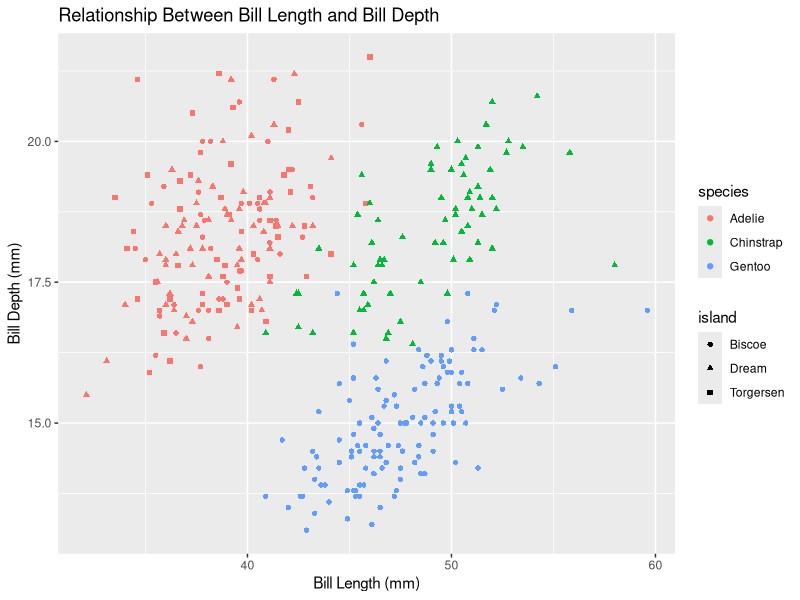
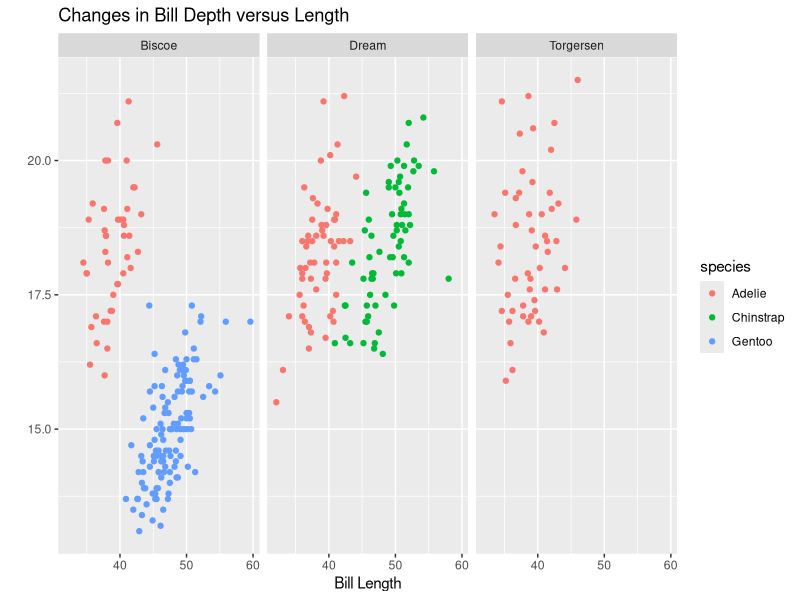
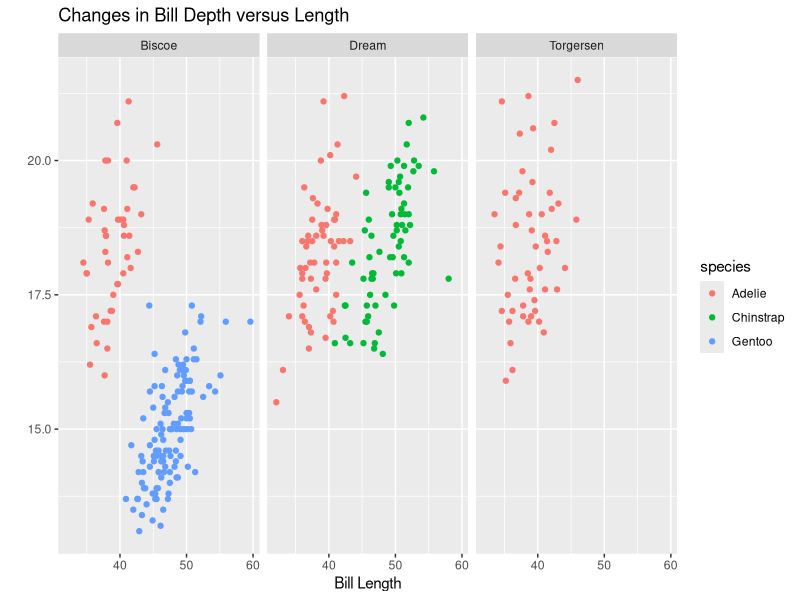
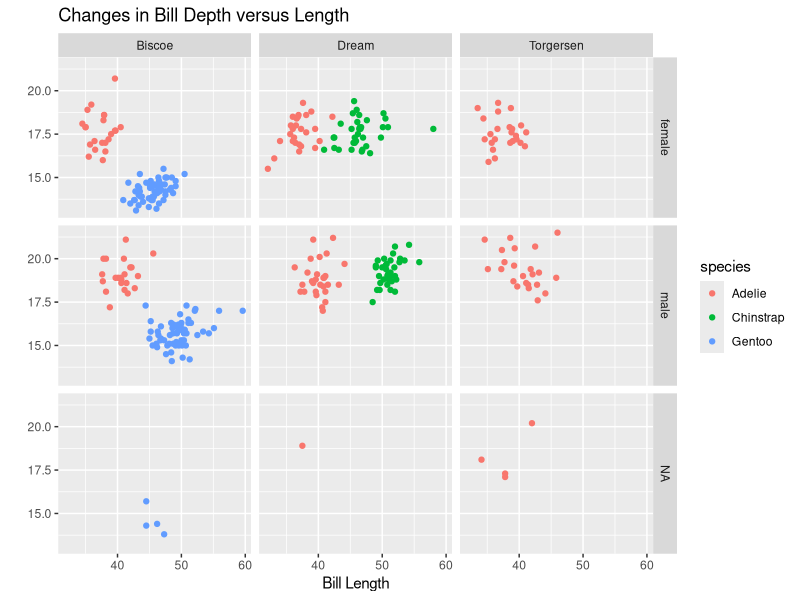
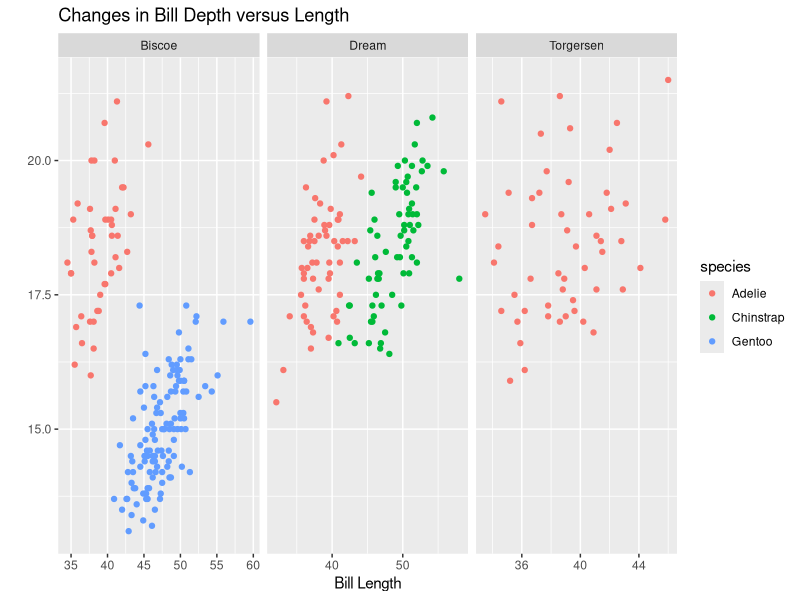
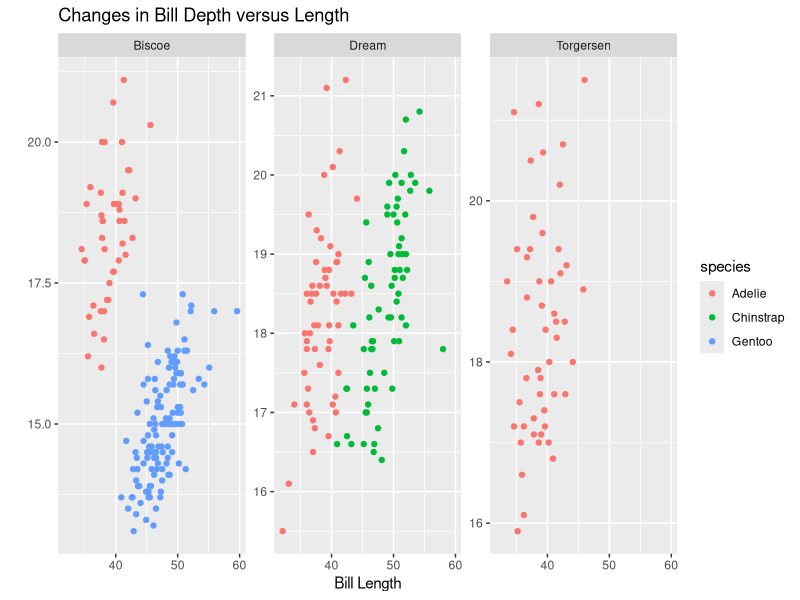
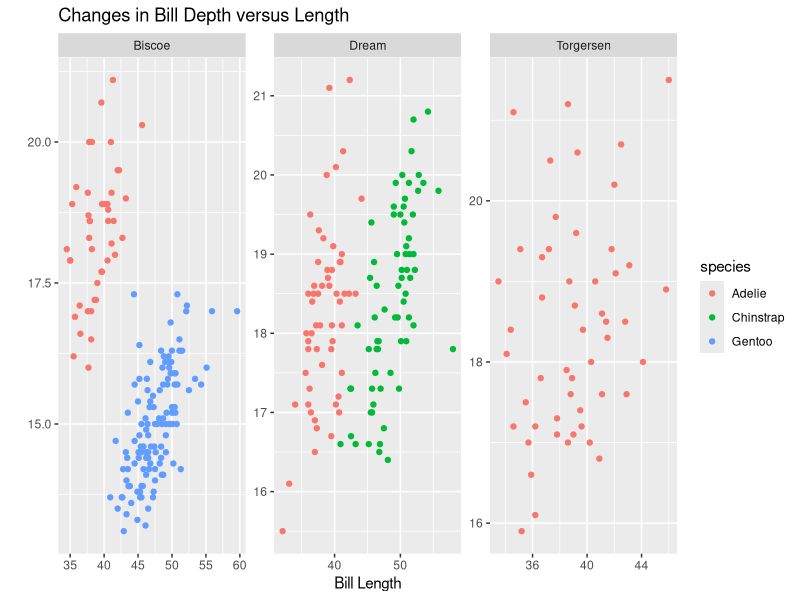

Write R code to recreate these figures, in order. (Note: this script raises an error after producing the figures.)
## ---- chunk 1
#| include: false
#| message: false
#| label: setup

library(tidyverse)
library(palmerpenguins)
## ---- chunk 2
#| code-fold: true
#| echo: true
#| fig-height: 4
#| fig-align: center
#| label: student-code-step-8-shapes

ggplot(data = penguins) +
    geom_point(mapping = aes(x = bill_length_mm, y = bill_depth_mm, color = species, shape = island )) + 
    labs(title = "Relationship Between Bill Length and Bill Depth", x = "Bill Length (mm)" , y = "Bill Depth (mm)",)
## ---- chunk 3
#| code-fold: true
#| echo: true
#| fig-height: 4
#| fig-align: center
#| label: student-code-step-8-facets

ggplot(data = penguins,
       mapping = aes(x = bill_length_mm, 
                     y = bill_depth_mm, 
                     color = species)) +
  geom_point() + 
  facet_wrap(~island) +
  labs(x = "Bill Length",
       y = "", 
       title = "Changes in Bill Depth versus Length")
## ---- chunk 4
#| echo: true
#| fig-height: 3
#| fig-width: 12
#| code-line-numbers: "6"
#| code-fold: true

ggplot(data = penguins,
       mapping = aes(x = bill_length_mm, 
                     y = bill_depth_mm, 
                     color = species)) +
  geom_point() + 
  facet_wrap(~island) +
  labs(x = "Bill Length",
       y = "", 
       title = "Changes in Bill Depth versus Length")
## ---- chunk 5
#| fig-height: 3.5
#| fig-width: 8
#| code-line-numbers: "6"
#| echo: true
#| code-fold: true

ggplot(data = penguins,
       mapping = aes(x = bill_length_mm, 
                     y = bill_depth_mm, 
                     color = species)) +
  geom_point() + 
  facet_grid(sex ~ island) +
  labs(x = "Bill Length",
       y = "", 
       title = "Changes in Bill Depth versus Length")

## ---- chunk 6
#| echo: true
#| fig-height: 3
#| fig-width: 12
#| code-line-numbers: "6"
#| code-fold: true
#| label: free-x-facets

ggplot(data = penguins,
       mapping = aes(x = bill_length_mm, 
                     y = bill_depth_mm, 
                     color = species)) +
  geom_point() + 
  facet_wrap(~island, scales = "free_x") +
  labs(x = "Bill Length",
       y = "", 
       title = "Changes in Bill Depth versus Length")
## ---- chunk 7
#| echo: true
#| fig-height: 3
#| fig-width: 12
#| code-line-numbers: "6"
#| code-fold: true
#| label: free-y-facets

ggplot(data = penguins,
       mapping = aes(x = bill_length_mm, 
                     y = bill_depth_mm, 
                     color = species)) +
  geom_point() + 
  facet_wrap(~island, scales = "free_y") +
  labs(x = "Bill Length",
       y = "", 
       title = "Changes in Bill Depth versus Length")
## ---- chunk 8
#| echo: true
#| fig-height: 3
#| fig-width: 12
#| code-line-numbers: "6"
#| code-fold: true
#| label: free-everyone-facets

ggplot(data = penguins,
       mapping = aes(x = bill_length_mm, 
                     y = bill_depth_mm, 
                     color = species)) +
  geom_point() + 
  facet_wrap(~island, scales = "free") +
  labs(x = "Bill Length",
       y = "", 
       title = "Changes in Bill Depth versus Length")

## ---- chunk 9
#| fig-align: center
#| fig-alt: "A white background scattered with various green triangles and a single green circle. The triangles are evenly spaced but randomly oriented and positioned, with no apparent pattern or alignment. The single circle stands out among the triangles due to its different shape."

knitr::include_graphics("images/pre-atten1.png")
## ---- chunk 10
#| fig-align: center
#| fig-alt: "A white background scattered with various red circles and a single green circle. The circles are evenly spaced but randomly oriented and positioned, with no apparent pattern or alignment. The single circle stands out among the other circles due to its different color."

knitr::include_graphics("images/pre-atten2.png")
## ---- chunk 11
#| fig-align: center
knitr::include_graphics("images/double.png")
## ---- chunk 12
#| fig-align: center
knitr::include_graphics("images/no_double.png")
## ---- chunk 13
#| out-width: 90%
#| fig-alt: "This image is a color wheel that displays the concept of 'Hue.' The wheel is divided into 12 segments, each representing a different color. The colors transition smoothly around the wheel, moving from yellow to yellow-orange, orange, red-orange, red, red-violet, violet, blue-violet, blue, blue-green, green, and yellow-green. The word 'HUE' is written in the center of the wheel, indicating that the image is meant to illustrate the variety of hues that make up the color spectrum."
knitr::include_graphics("images/hue.png")
## ---- chunk 14
#| fig-alt: "This image illustrates the concept of color intensity. It shows a yellow square labeled 'YELLOW (HUE)' on the left, a gray square labeled 'GRAY' in the middle, and a square of desaturated yellow labeled 'LESS INTENSE' on the right. The image conveys that adding gray to a pure hue, such as yellow, results in a color that is less intense or more muted. The mathematical symbols '+' and '=' are used to show the combination of the yellow hue with gray, leading to a less intense color."

knitr::include_graphics("images/intensity.png")
## ---- chunk 15
#| fig-align: center
#| fig-alt: "This image is a color-coded map of Texas, showing the percentage of people in each county who identify as white. The map uses a rainbow gradient scale to represent different percentages: red and orange for lower percentages (0% to 25%), transitioning through yellow and green (around 50%), to blue and purple for higher percentages (75% to 100%). Each county in Texas is colored according to where it falls on this scale, indicating the variation in racial identification across the state. The legend at the bottom of the map clarifies the percentage range associated with each color."

knitr::include_graphics("images/rainbow.png")
## ---- chunk 16
#| fig-align: center
#| fig-alt: "This image is a bar chart comparing the energy sources of six countries: Mexico, Brazil, Turkey, Russia, Indonesia, and China. Each bar represents a country and is divided into two color-coded segments: red for 'Low-carbon sources' and green for 'Fossil fuels sources.' The chart shows the proportion of energy generated from each source in each country. The purpose of this image is not to demonstrate what fuels each country is using but to highlight how the graph uses red and green hues to separate the two types of fuel. Not only are these colors are difficult for some people's eyes to differentiate, but the plot has swapped what we would ordinarily think of as 'good' and 'bad' colors with fuels that are worse and better for the planet."

knitr::include_graphics("images/red_green.png")
## ---- chunk 17
#| fig-align: center
#| out-width: 30%
#| fig-alt: "This image is a rectangular strip divided into seven equal vertical sections, each filled with a different solid color. The colors from left to right are: Red, Blue, Green, Purple, Orange, Yellow, Brown. Each section is distinctly separated by thin black lines, with no gradients or transitions between the colors. The image represents a simple color spectrum or palette."

knitr::include_graphics("images/small_gradient.png")
## ---- chunk 18
#| fig-align: center
#| fig-alt: "This image is a rectangular strip divided into 19 equal vertical sections, each filled with a different solid color. The colors from left to right are red, maroon, dark blue, teal, green, light green, gray, purple, dark maroon, orange, light orange, yellow, light yellow, gold, brown, pink, light pink, mauve, and light gray. Each section is distinctly separated by thin black lines, with no gradients or transitions between the colors. The image represents an extended color spectrum or palette with a nuanced range of colors."

knitr::include_graphics("images/big_gradient.png")
## ---- chunk 19
#| fig-align: center
#| out-width: 50%
#| fig-alt: "This image features a pattern of small shapes scattered across a white background. The shapes are orange triangles and green circles, distributed randomly throughout the image. The triangles and circles do not overlap and are spaced unevenly, creating a dispersed, non-repetitive pattern. The image appears to represent a simple, abstract design with two distinct shapes and colors."

knitr::include_graphics("images/double.png")
## ---- chunk 20
#| fig-align: center
#| out-width: 50%
#| fig-alt: "This image features a horizontal gradient transitioning smoothly from light to dark blue. On the left side, the gradient starts with a very light, almost white blue and gradually deepens in color, moving through medium blue tones in the center, and finally ending with a deep, dark blue on the right side. The gradient creates a seamless transition across the spectrum of blue hues, visually representing the full range of the color from light to dark."

knitr::include_graphics("images/blues.png")
## ---- chunk 21
#| fig-align: center
#| out-width: 70%
#| fig-alt: "This image features a horizontal gradient transitioning between two different color families. On the left side, the gradient starts with a deep purple and gradually lightens to a pale lavender near the center. The gradient then transitions to white in the middle, which serves as a dividing point between the two color families. From the center to the right, the gradient shifts into warm tones, moving from a light peach to a deeper orange, and finally ending with a rich brown on the far right. This gradient smoothly blends the cool purples with the warm oranges, creating a balanced and visually appealing transition between the two color spectrums."

knitr::include_graphics("images/PuOr.png")
## ---- chunk 22
#| fig-align: center
#| fig-alt: "This image is a bar chart titled 'How Often Teens Say They Use Each Platform,' depicting the frequency of usage of various social media platforms by teenagers. The platforms listed from top to bottom are YouTube, TikTok, Snapchat, Instagram, and Facebook. Each platform's usage is broken down into six categories, represented as different segments in the bar: Almost constantly (dark blue), Several times a day (medium blue), About once a day (light blue), Less often (lightest blue), Don’t use (gray)."

knitr::include_graphics("images/nyt_color.png")
## ---- chunk 23
#| fig-align: center
#| fig-alt: "This image is a copy of the previous image, but the blue tones have been replaced with grey tones."

knitr::include_graphics("images/nyt_bw.png")
## ---- chunk 24
#| echo: true
#| code-line-numbers: "7-10"
#| fig-height: 3
#| fig-width: 12
#| fig-align: center
#| code-fold: true
#| label: example-labs-specifications

ggplot(data = penguins,
       mapping = aes(x = bill_length_mm, 
                     y = bill_depth_mm, 
                     color = species)) +
  geom_point() + 
  facet_wrap(~island) +
  labs(x = "Bill Length",
       y = "", 
       color = "Species of Penguin",
       title = "Do penguins with shorter bills have deeper bills?")
## ---- chunk 25
#| echo: true
#| code-line-numbers: "1-5,12"
#| fig-height: 3
#| fig-width: 12
#| fig-align: center
#| code-fold: true
#| label: example-facet-labels

custom_labels <- c(
  Dream = "Dream Island",
  Torgersen = "Torgersen Island",
  Biscoe = "Biscoe Island"
)

ggplot(data = penguins,
       mapping = aes(x = bill_length_mm, 
                     y = bill_depth_mm, 
                     color = species)) +
  geom_point() + 
  facet_wrap(~island, labeller = as_labeller(custom_labels)) +
  labs(x = "Bill Length",
       y = "", 
       color = "Species of Penguin",
       title = "Do penguins with shorter bills have deeper bills?")
## ---- chunk 26
#| echo: true
#| code-line-numbers: "11-12"
#| fig-height: 3
#| fig-width: 12
#| fig-align: center
#| code-fold: true
#| label: example-themes

ggplot(data = penguins,
       mapping = aes(x = bill_length_mm, 
                     y = bill_depth_mm, 
                     color = species)) +
  geom_point() + 
  facet_wrap(~island) +
  labs(x = "Bill Length",
       y = "", 
       color = "Species of Penguin",
       title = "Do penguins with shorter bills have deeper bills?") +
  theme_bw() +
  theme(legend.position = "top")
## ---- chunk 27
#| echo: true
#| code-line-numbers: "11-13"
#| fig-height: 3
#| fig-width: 12
#| fig-align: center
#| code-fold: true
#| label: example-axis-ticks

ggplot(data = penguins,
       mapping = aes(x = bill_length_mm, 
                     y = bill_depth_mm, 
                     color = species)) +
  geom_point() + 
  facet_wrap(~island) +
  labs(x = "Bill Length",
       y = "", 
       color = "Species of Penguin",
       title = "Do penguins with shorter bills have deeper bills?") +
  scale_y_continuous(limits = c(10, 30),
                     breaks = seq(from = 10, to = 30, by = 5)
                     )
